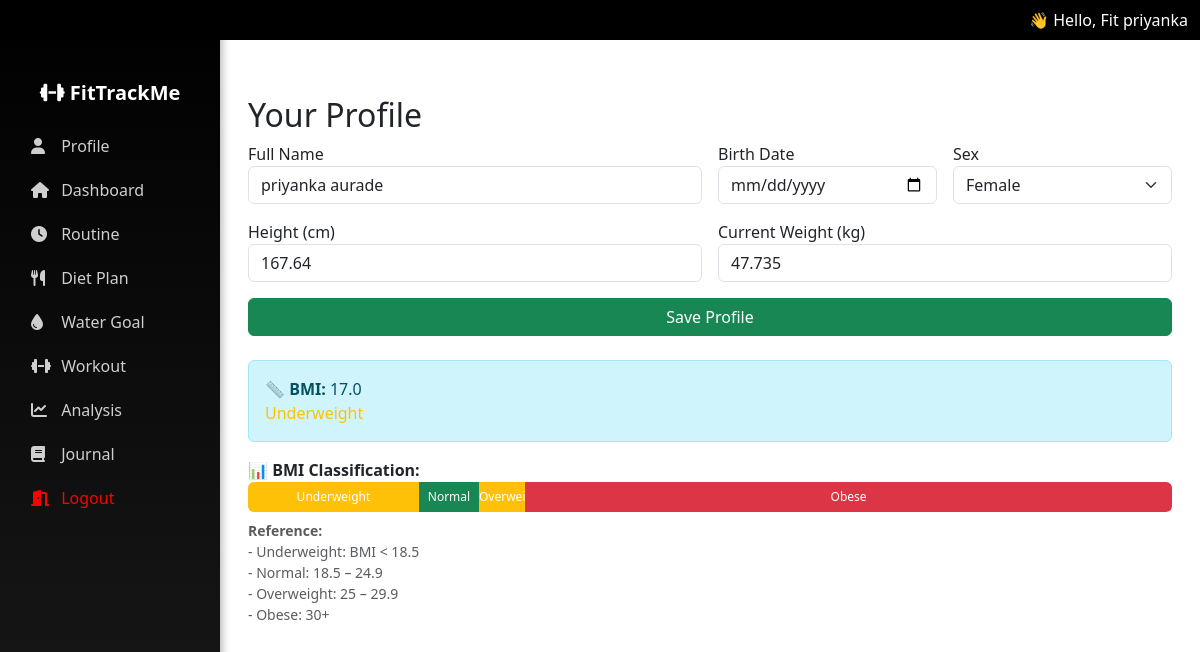
The app's page /fit/profile/ (signed in) with its own data.
### fit/models.py (models this page shows)
class UserProfile(models.Model):
    user = models.OneToOneField(User, on_delete=models.CASCADE)
    full_name = models.CharField(max_length=100, blank=True)
    birth_date = models.DateField(null=True, blank=True)  # ✅ NEW FIELD
    sex = models.CharField(max_length=10, choices=[('male', 'Male'), ('female', 'Female')], blank=True)
    height_cm = models.FloatField(null=True, blank=True)
    current_weight = models.FloatField(null=True, blank=True)
    @property
    def age(self):
        if self.birth_date:
            today = date.today()
            return today.year - self.birth_date.year - (
                (today.month, today.day) < (self.birth_date.month, self.birth_date.day)
            )
        return None
    @property
    def bmi(self):
        if self.height_cm and self.current_weight:
            height_m = self.height_cm / 100
            return round(self.current_weight / (height_m ** 2), 1)
        return None

### fit/views.py (the view, shortened to what this page needs)
# urls.py: path('profile/', views.profile, name='profile'),
@login_required
def profile(request):
    user = request.user
    profile, created = UserProfile.objects.get_or_create(user=user)
    return render(request, 'profile.html', {
        'profile': profile,
    })

### fit/context_processors.py (called while the page is built)
def user_profile(request):
    if request.user.is_authenticated:
        try:
            profile = UserProfile.objects.get(user=request.user)
            return {'user_full_name': profile.full_name}
        except UserProfile.DoesNotExist:
            return {'user_full_name': request.user.username}
    return {}

### fit/templatetags/custom_filters.py (called while the page is built)
@register.filter
def first_name(value):
    if not value:
        return ""
    parts = value.strip().split()
    if parts[0].lower().replace('.', '') in ['mr', 'mrs', 'ms', 'dr']:
        return parts[1] if len(parts) > 1 else parts[0]
    return parts[0]

### fit/templates/profile.html (shortened to what this page needs)
    {% extends "base.html" %}
    {% block content %}
    <div class="container mt-4">
    <h2>Your Profile</h2>
    <form method="post">
        <div class="row g-3">
        <div class="col-md-6">
            <label>Full Name</label>
            <input type="text" name="full_name" class="form-control" value="{{ profile.full_name|default:user.username }}">
        </div>
        <div class="col-md-3">
            <label>Birth Date</label>
            <input type="date" name="birth_date" class="form-control" value="{{ profile.birth_date|date:'Y-m-d' }}">
        </div>
        <div class="col-md-3">
            <label>Sex</label>
            <select name="sex" class="form-select">
            <option value="female" {% if profile.sex == 'female' %}selected{% endif %}>Female</option>
            </select>
        </div>
        <div class="col-md-6">
            <label>Height (cm)</label>
            <input type="number" name="height_cm" step="0.001" class="form-control" value="{{ profile.height_cm }}">
        </div>
        <div class="col-md-6">
            <label>Current Weight (kg)</label>
            <input type="number" name="current_weight" step="0.001" class="form-control" value="{{ profile.current_weight }}">
        </div>
        </div>
        <button class="btn btn-success mt-3 w-100">Save Profile</button>
    </form>
    {% if profile.height_cm and profile.current_weight %}
    <div class="mt-4 alert alert-info">
        <strong>📏 BMI:</strong> {{ profile.bmi }}<br>
        {% if profile.bmi < 18.5 %}
            <span class="text-warning">Underweight</span>
        {% elif profile.bmi < 25 %}
            <span class="text-success">Normal</span>
        {% elif profile.bmi < 30 %}
            <span class="text-warning">Overweight</span>
        {% else %}
            <span class="text-danger">Obese</span>
        {% endif %}
    </div>
    <div class="mt-3">
    <label><strong>📊 BMI Classification:</strong></label>
    <div class="progress" style="height: 30px;">
        <div class="progress-bar bg-warning" style="width: 18.5%;">Underweight</div>
        <div class="progress-bar bg-success" style="width: 6.5%;">Normal</div>
        <div class="progress-bar bg-warning" style="width: 5%;">Overweight</div>
        <div class="progress-bar bg-danger" style="width: 70%;">Obese</div>
    </div>
    <small class="text-muted d-block mt-2">
        <strong>Reference:</strong><br>
        - Underweight: BMI &lt; 18.5<br>
        - Normal: 18.5 – 24.9<br>
        - Overweight: 25 – 29.9<br>
        - Obese: 30+
    </small>
    </div>
    {% endif %}
    {% endblock %}

### fit/templates/base.html (shortened to what this page needs)
{% load custom_filters %}
<!DOCTYPE html>
<html lang="en">
<head>
  <link href="https://cdn.jsdelivr.net/npm/bootstrap@5.3.0/dist/css/bootstrap.min.css" rel="stylesheet"/>
  <link rel="stylesheet" href="https://cdnjs.cloudflare.com/ajax/libs/font-awesome/6.4.0/css/all.min.css">
</head>
<body>
 {% if user.is_authenticated %}
<nav class="navbar navbar-expand-lg navbar-dark fixed-top" style="background-color: rgb(0 0 0) !important;">
  <div class="container-fluid">
    <div class="text-white ms-auto d-none d-lg-block">
    👋 Hello, Fit {{ user_full_name|first_name|default:request.user.username }}
    </div>
  </div>
</nav>
{% endif %}
{% if user.is_authenticated %}
<div class="sidebar collapse d-lg-block" id="sidebarMenu">
  <ul class="nav flex-column px-3">
    <li class="nav-item mb-3 text-center text-white fw-bold fs-5 mt-2">
      <i class="fa-solid fa-dumbbell"></i> FitTrackMe
    </li>
    <li class="nav-item"><a class="nav-link" href="{% url 'profile' %}"><i class="fa-solid fa-user"></i> Profile</a></li>
    <li class="nav-item"><a class="nav-link" href="{% url 'dashboard' %}"><i class="fa-solid fa-house"></i> Dashboard</a></li>
    <li class="nav-item"><a class="nav-link" href="{% url 'routine_setup' %}"><i class="fa-solid fa-clock"></i> Routine</a></li>
    <li class="nav-item"><a class="nav-link" href="{% url 'diet_setup' %}"><i class="fa-solid fa-utensils"></i> Diet Plan</a></li>
    <li class="nav-item"><a class="nav-link" href="{% url 'water_setup' %}"><i class="fa-solid fa-droplet"></i> Water Goal</a></li>
    <li class="nav-item"><a class="nav-link" href="{% url 'workout_setup' %}"><i class="fa-solid fa-dumbbell"></i> Workout</a></li>
    <li class="nav-item"><a class="nav-link" href="{% url 'analysis' %}"><i class="fa-solid fa-chart-line"></i> Analysis</a></li>
    <li class="nav-item"><a class="nav-link" href="{% url 'journal_view' %}"><i class="fa-solid fa-book"></i> Journal</a></li>
    <li class="nav-item">
      <form method="post" action="{% url 'logout' %}" style="margin: 0;">
        <button type="submit" class="nav-link logout-link w-100 text-start" style="color: red;">
          <i class="fa-solid fa-door-open" ></i> Logout
        </button>
      </form>
    </li>
  </ul>
</div>
{% endif %}
<div class="content">
  {% block content %}{% endblock %}
</div>
</body>
</html>

### fit/templates/base.html (style rules this page uses)
body { padding-top: 56px; }
.sidebar { height: 100vh; position: fixed; left: 0; top: 0; background: linear-gradient(180deg, #000000, #1a1a1a); width: 220px; padding-top: 70px; box-shadow: 2px 0 8px rgba(0, 0, 0, 0.3); }
.sidebar .nav-link { color: #cfcfcf; font-weight: 500; padding: 10px 15px; border-radius: 8px; transition: all 0.3s ease; }
.sidebar .nav-link i { margin-right: 8px; width: 18px; }
.content { margin-left: 220px; padding: 1rem; }

### records on screen
UserProfile: full_name.username "priyanka", full_name "priyanka aurade", sex "Female", height_cm "167.64", current_weight "47.735", bmi "17.0"
